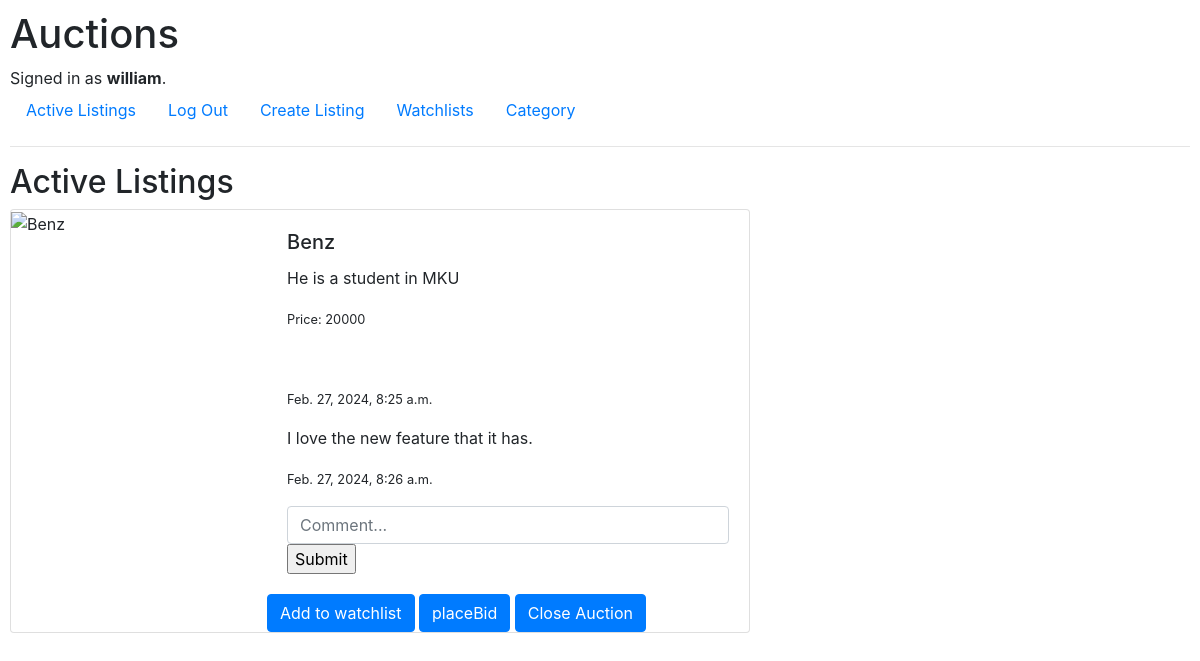
The app's page /details/1 (signed in) with its own data.
### auctions/models.py (models this page shows, shortened)
class User(AbstractUser):
    pass

class Listing(models.Model):
    creator=models.ForeignKey(User,on_delete=models.CASCADE,related_name='creates',default='')
    name=models.CharField(max_length=200)
    image=models.URLField(default='')
    description=models.CharField(max_length=400)
    amount=models.OneToOneField('Bid',related_name='price',on_delete=models.CASCADE)
    category=models.ForeignKey('Category',on_delete=models.CASCADE)
    status=models.BooleanField()
    watchlist=models.ManyToManyField(User,related_name='watchlists',null=True,blank=True)

class Bid(models.Model):
    bid_amount=models.IntegerField()
    bid_time=models.DateTimeField(auto_now_add=True)
    bidder=models.ForeignKey(User,related_name='owner',on_delete=models.CASCADE)
    listing=models.ForeignKey(Listing,on_delete=models.CASCADE,related_name='listingBid',default='',null=True,blank=True)

class Comment(models.Model):
    author=models.ForeignKey(User,on_delete=models.CASCADE,related_name='authors',null=True,blank=True)
    listing=models.ForeignKey(Listing,on_delete=models.CASCADE,related_name='listings',null=True,blank=True)
    message=models.CharField(max_length=300,null=True,blank=True)
    time=models.DateTimeField(auto_now_add=True)

### auctions/views.py (the view)
# urls.py: path('details/<int:id>',views.detailed,name='detailed'),
def detailed(request, id):
    user=request.user
    product=Listing.objects.get(id=id)
    isTrue=product in user.watchlists.all()
    allcomments=Comment.objects.filter(listing=product)
    return render(request,'auctions/detailed.html',{
        'product':product,
        'isTrue':isTrue,
        'allcomments':allcomments
    })

### auctions/templates/auctions/detailed.html (shortened to what this page needs)
{% extends "auctions/layout.html" %}
{% block body %}
    <h2>Active Listings</h2>
    <div class="card mb-3" style="max-width: 740px;">
        <div class="row g-0">
          <div class="col-md-4">
            <img src="{{product.image}}" class="img-fluid rounded-start" alt="{{product.name}}">
          </div>
          <div class="col-md-8">
            <div class="card-body">
                <h5 class="card-title">{{product.name}}</h5>
                <p class="card-text">{{product.description}}</p>
                <p class="card-text"><small class="text-body-secondary">Price: {{product.amount.bid_amount}}</small></p>
            </div>
            <div class="card-body">
                {% for comment in allcomments %}
                    <p class="card-text">{{ comment.message }}</p>
                    <p class="card-text"><small class="text-body-secondary">{{ comment.time }}</small></p>
                {% empty %}
                    <i>No comments yet.</i>
                {% endfor %}
                {% if user.is_authenticated %}
                    <form action="{% url 'comment' product.id %}" method="post"> {% csrf_token %}
                        <input type="text" class="form-control" name="comment" placeholder="Comment..." >
                        <input type="submit" name="submit">
                    </form>
                {% endif %}
            </div>
            {% if request.user.is_authenticated %}
                {% if isTrue %}
                    <a href="{% url 'removeFromWatchlist' product.id %}" class="btn btn-primary">Remove from watchlist</a>
                {% else %}
                    <a href="{% url 'addToWatchlist' product.id %}" class="btn btn-primary">Add to watchlist</a>
                {% endif %}
                <a href="{% url 'placeBid' product.id %}" class="btn btn-primary">placeBid</a>
            {% endif %}
            {% if request.user.is_authenticated and request.user == product.creator and product.status %}
              <a href="{% url 'close_auction' product.id %}" class="btn btn-primary">Close Auction</a>
            {% endif %}
          </div>
        </div>
      </div>
{% endblock %}

### auctions/templates/auctions/layout.html (shortened to what this page needs)
{% load static %}
<!DOCTYPE html>
<html lang="en">
    <head>
        <link rel="stylesheet" href="https://stackpath.bootstrapcdn.com/bootstrap/4.4.1/css/bootstrap.min.css">
        <link href="{% static 'auctions/styles.css' %}" rel="stylesheet">
    </head>
    <body>
        <h1>Auctions</h1>
        <div>
            {% if user.is_authenticated %}
                Signed in as <strong>{{ user.username }}</strong>.
            {% else %}
                Not signed in.
            {% endif %}
        </div>
        <ul class="nav">
            <li class="nav-item">
                <a class="nav-link" href="{% url 'index' %}">Active Listings</a>
            </li>
            {% if user.is_authenticated %}
                <li class="nav-item">
                    <a class="nav-link" href="{% url 'logout' %}">Log Out</a>
                </li>
                <li class="nav-item">
                    <a class="nav-link" href="{% url 'createListing' %}">Create Listing</a>
                </li>
                <li class="nav-item">
                    <a class="nav-link" href="{% url 'watchlists' %}">Watchlists</a>
                </li>
                <li class="nav-item">
                    <a class="nav-link" href="{% url 'category' %}">Category</a>
                </li>
            {% endif %}
        </ul>
        <hr>
        {% block body %}
        {% endblock %}
    </body>
</html>

### auctions/static/auctions/styles.css (style rules this page uses)
body { padding: 10px; }

### records on screen
User: username "william"
Listing: name "Benz", description "He is a student in MKU", amount.bid_amount "20000"
Comment: time "Feb. 27, 2024, 8:25 a.m."
Comment: message "I love the new feature that it has.", time "Feb. 27, 2024, 8:26 a.m."
